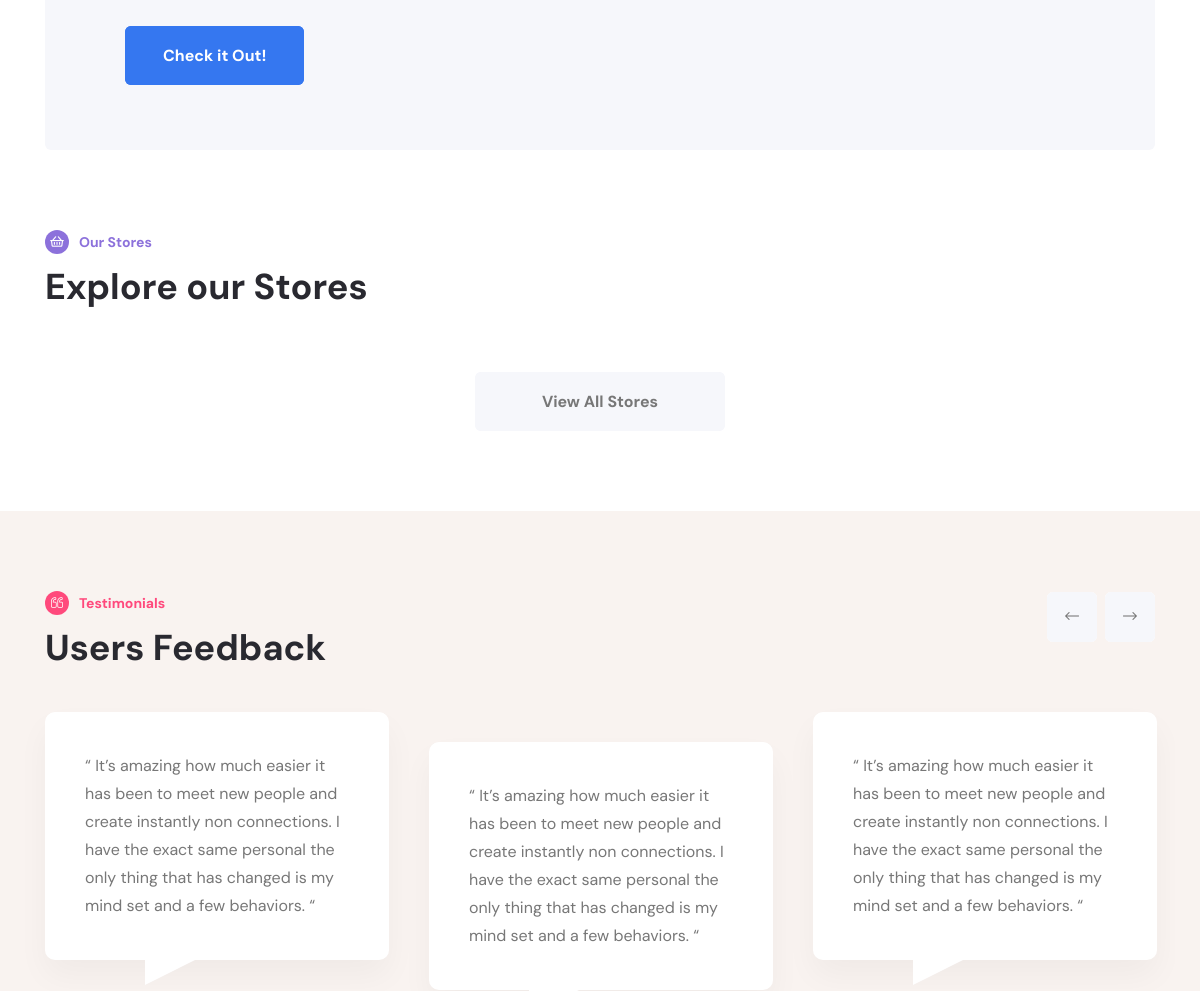
The app's page / (middle part), older data.
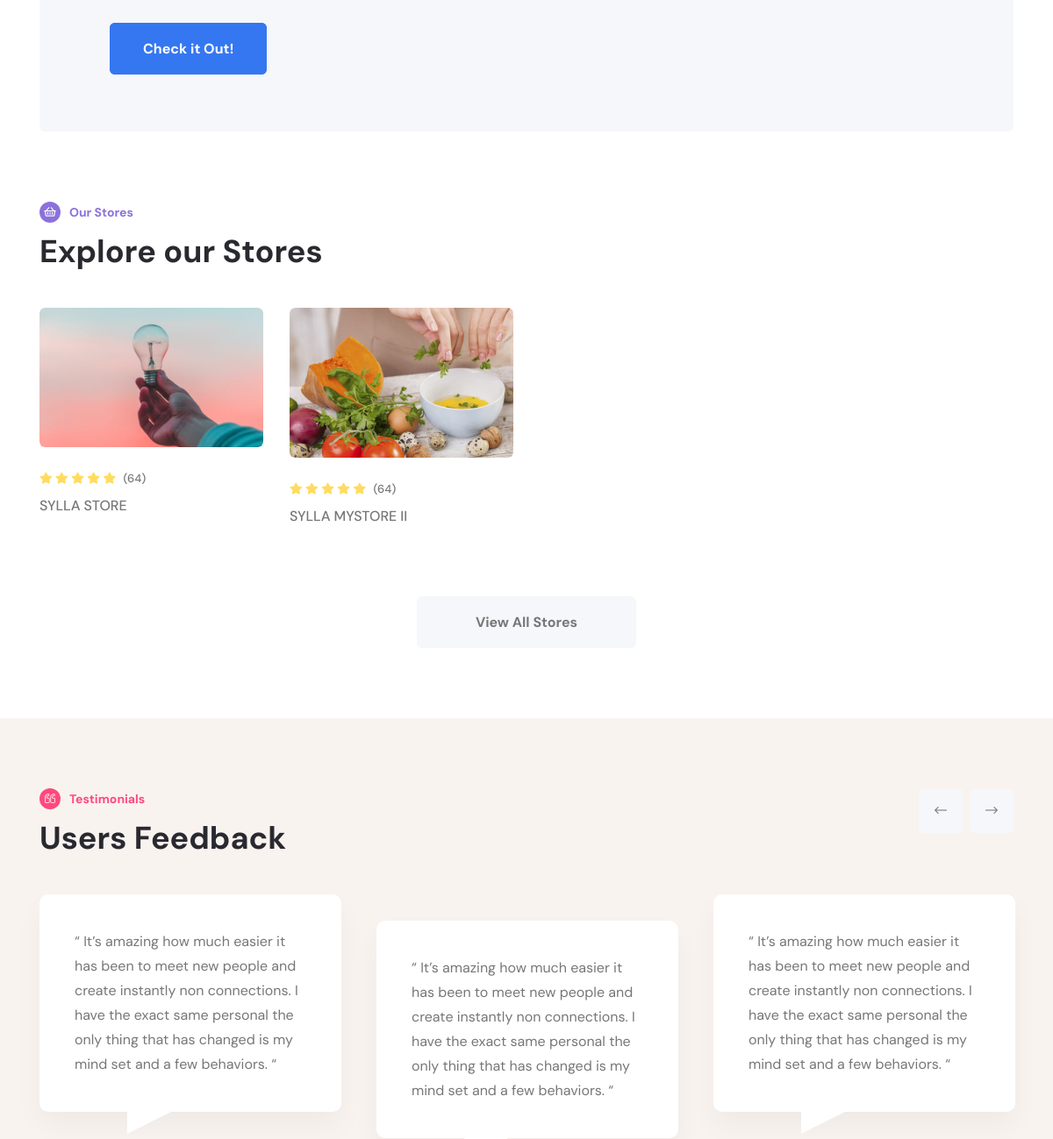
The same page, newer data.
### store/models.py (models this page shows, shortened)
class Store(models.Model):
    name = models.CharField(max_length=50)
    photo = models.ImageField(upload_to=PathAndRename('uploads/store'))
    code = models.CharField(default=uuid.uuid4, unique=True, max_length=100)
    phone = models.CharField(max_length=20)
    description = models.TextField()
    proprietary = models.ForeignKey(Utilisateur, on_delete=models.CASCADE)
    datecreation = models.DateTimeField(auto_now_add=True)
    dateupdated = models.DateTimeField(auto_now=True)
    qrcode = models.ImageField(upload_to=PathAndRename('uploads/store/qrcode'), default='uploads/store/noimage.png')
    photo_thumbnail = ImageSpecField(source='photo',
                                     processors=[ResizeToFill(350, 200)],
                                     format='JPEG',
                                     options={'quality': 60})  # < here

### frontend/views.py (the view)
# urls.py: path('', accueil, name='index'),
def accueil(request):
    categories = Category.objects.all()
    stores = Store.objects.all()
    print('categories', categories)
    context = {
        'categories': categories,
        'stores': stores,
    }
    return render(request, 'frontend/home.html', context)

### cart/cart.py (called while the page is built)
    def __len__(self):
        return sum(item['quantity'] for item in self.cart.values())

### cart/context_processors.py (called while the page is built)
def cart(request):
    return {'cart': Cart(request)}

### store/context_processors.py (called while the page is built)
def add_datas_to_context(request):
    if request.user.is_authenticated and not request.user.is_admin:
        utilisateur = Utilisateur.objects.get(email=request.user.email)
        thestores = Store.objects.filter(proprietary=utilisateur)
        nbre = len(thestores)
    else:
        nbre = -1
    return {
        'has_stores': True if nbre > 0 else False
    }

### frontend/templates/frontend/home.html (shortened to what the changed rows need)
{% extends "base.html" %}
{% load static %}
{% block css %}
    <link rel="stylesheet" href="{% static 'assets/css/vendor/bootstrap.min.css' %}">
    <link rel="stylesheet" href="{% static 'assets/css/vendor/font-awesome.css' %}">
    <link rel="stylesheet" href="{% static 'assets/css/vendor/flaticon/flaticon.css' %}">
    <link rel="stylesheet" href="{% static 'assets/css/vendor/slick.css' %}">
    <link rel="stylesheet" href="{% static 'assets/css/vendor/slick-theme.css' %}">
    <link rel="stylesheet" href="{% static 'assets/css/vendor/jquery-ui.min.css' %}">
    <link rel="stylesheet" href="{% static 'assets/css/vendor/sal.css' %}">
    <link rel="stylesheet" href="{% static 'assets/css/vendor/magnific-popup.css' %}">
    <link rel="stylesheet" href="{% static 'assets/css/vendor/base.css' %}">
    <link rel="stylesheet" href="{% static 'assets/css/style.min.css' %}">
{% endblock %}
{% block content %}
    <main class="main-wrapper">
        <div class="axil-product-area bg-color-white axil-section-gap">
            <div class="container">
                <div class="section-title-wrapper">
                    <span class="title-highlighter highlighter-primary"> <i class="far fa-shopping-basket"></i> Our Stores</span>
                    <h2 class="title">Explore our Stores</h2>
                </div>
                <div class="explore-product-activation slick-layout-wrapper slick-layout-wrapper--15 axil-slick-arrow arrow-top-slide">
                    <div class="slick-single-layout">
                        <div class="row row--15">
                            {% for store in stores %}
                            <div class="col-xl-3 col-lg-4 col-sm-6 col-12 mb--30">
                                <div class="axil-product product-style-one">
                                    <div class="thumbnail">
                                        <a href="{% url 'frontend:detail-store' store.code %}">
                                            <img data-sal="zoom-out" data-sal-delay="200" data-sal-duration="800" loading="lazy" class="main-img" src="{{ store.photo_thumbnail.url }}" alt="Product Images">
                                        </a>
                                    </div>
                                    <div class="product-content">
                                        <div class="inner">
                                            <div class="product-rating">
                                                <span class="icon">
                                            <i class="fas fa-star"></i>
                                            <i class="fas fa-star"></i>
                                            <i class="fas fa-star"></i>
                                            <i class="fas fa-star"></i>
                                            <i class="fas fa-star"></i>
                                        </span>
                                                <span class="rating-number">(64)</span>
                                            </div>
                                            <h5 class="title"><a href="{% url 'frontend:detail-store' store.code %}">{{ store.name }}</a></h5>
                                        </div>
                                    </div>
                                </div>
                            </div>
                            {% endfor %}
                        </div>
                    </div>
                </div>
                <div class="row">
                    <div class="col-lg-12 text-center mt--20 mt_sm--0">
                    </div>
                </div>
            </div>
        </div>
        <div class="axil-testimoial-area axil-section-gap bg-vista-white">
            <div class="container">
                <div class="section-title-wrapper">
                    <h2 class="title">Users Feedback</h2>
                </div>
            </div>
        </div>
    </main>
{% endblock %}

Row changes from the older to the newer data that the page shows:
added Store: photo_thumbnail (picture), name "SYLLA STORE"
added Store: photo_thumbnail (picture), name "SYLLA MYSTORE II"
